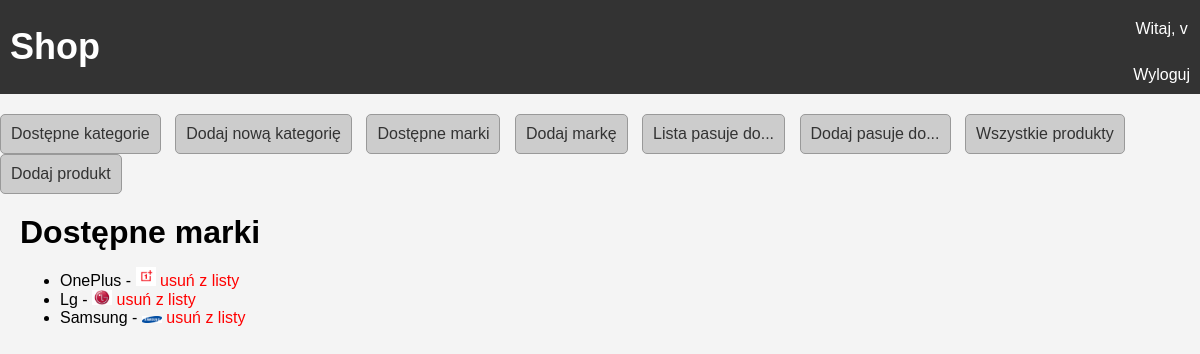
/brand_all/ (signed in), run on an earlier commit of the app's database.
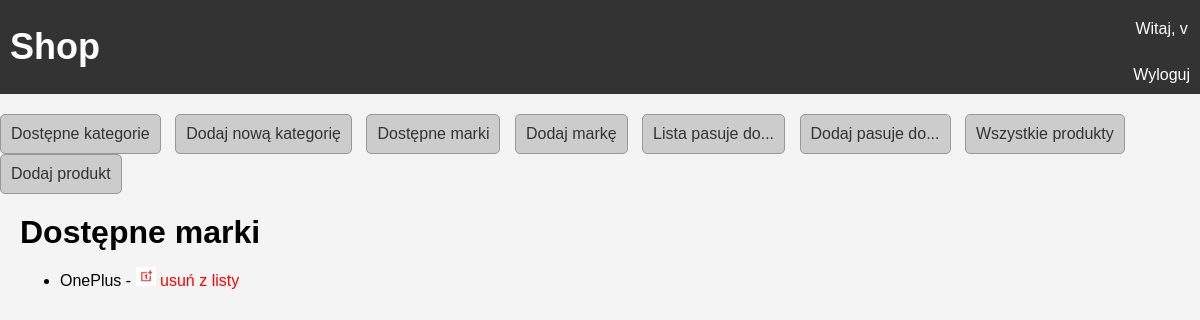
And on a later commit of the database.
### shop/models.py (models this page shows, shortened)
class Brand(models.Model):
    name_brand = models.CharField(max_length=50)
    image_brand = models.ImageField(upload_to='brand_images/')

### shop/views.py (the view)
# urls.py: path('brand_all/', BrandAdminListView.as_view(), name='brand_all'),
class BrandAdminListView(AdminRequiredMixin, ListView):
    model = Brand
    template_name = 'all_brand.html'
    context_object_name = 'object_list'

### shop/views.py (called while the page is built)
    def test_func(self):
        return self.request.user.is_superuser

### shop/templates/all_brand.html
{% extends 'base.html' %}
{% block content %}
<h1>Dostępne marki</h1>
<ul>
    {% for item in object_list %}
        <li>{{ item.name_brand }} -
        <img src="{{ item.image_brand.url }}" alt="{{ item.name_brand }}" style="max-width: 20px; max-height: 20px;">
        <a href ="{% url 'brand_delete' pk=item.pk%}" style="color: red;">usuń z listy</a></li>
    {% endfor %}
</ul>
{% endblock %}

What changed in the data, as far as the page shows it:
removed Brand: name_brand "Lg", image_brand (picture)
removed Brand: name_brand "Samsung", image_brand (picture)
